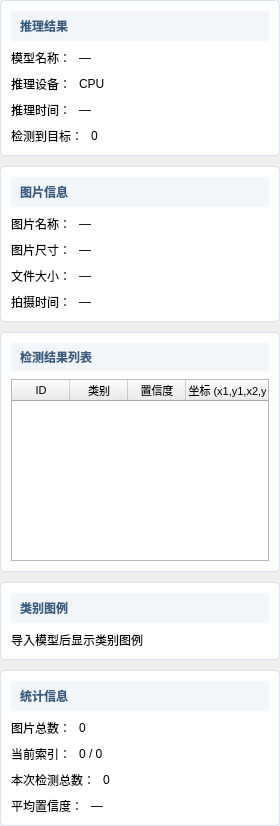
       <widget class="QWidget" name="rightPanel">
        <property name="geometry">
         <rect>
          <x>0</x>
          <y>0</y>
          <width>280</width>
          <height>826</height>
         </rect>
        </property>
        <property name="minimumSize">
         <size>
          <width>280</width>
          <height>760</height>
         </size>
        </property>
        <property name="maximumSize">
         <size>
          <width>300</width>
          <height>16777215</height>
         </size>
        </property>
        <layout class="QVBoxLayout" name="rightPanelLayout" stretch="0,0,1,0,0">
         <property name="spacing">
          <number>10</number>
         </property>
         <property name="leftMargin">
          <number>0</number>
         </property>
         <property name="topMargin">
          <number>0</number>
         </property>
         <property name="rightMargin">
          <number>0</number>
         </property>
         <property name="bottomMargin">
          <number>0</number>
         </property>
         <item>
          <widget class="QFrame" name="inferenceInfoCard">
           <property name="styleSheet">
            <string>QFrame#inferenceInfoCard { background: white; border: 1px solid #d9e2ed; border-radius: 5px; }</string>
           </property>
           <property name="frameShape">
            <enum>QFrame::Shape::StyledPanel</enum>
           </property>
           <layout class="QVBoxLayout" name="inferenceInfoCardLayout">
            <property name="spacing">
             <number>8</number>
            </property>
            <property name="leftMargin">
             <number>10</number>
            </property>
            <property name="topMargin">
             <number>10</number>
            </property>
            <property name="rightMargin">
             <number>10</number>
            </property>
            <property name="bottomMargin">
             <number>10</number>
            </property>
            <item>
             <widget class="QLabel" name="inferenceInfoCardTitle">
              <property name="minimumSize">
               <size>
                <width>0</width>
                <height>28</height>
               </size>
              </property>
              <property name="styleSheet">
               <string>font-weight: 600; color: #355b80; background: #f2f5f9; border: none; padding: 6px; min-height: 16px;</string>
              </property>
              <property name="text">
               <string>推理结果</string>
              </property>
             </widget>
            </item>
            <item>
             <layout class="QHBoxLayout" name="modelNameRow">
              <property name="spacing">
               <number>8</number>
              </property>
              <property name="leftMargin">
               <number>0</number>
              </property>
              <property name="topMargin">
               <number>0</number>
              </property>
              <property name="rightMargin">
               <number>0</number>
              </property>
              <property name="bottomMargin">
               <number>0</number>
              </property>
              <item>
               <widget class="QLabel" name="modelNameCaption">
                <property name="text">
                 <string>模型名称：</string>
                </property>
               </widget>
              </item>
              <item>
               <widget class="QLabel" name="modelNameValue">
                <property name="sizePolicy">
                 <sizepolicy hsizetype="Expanding" vsizetype="Preferred">
                  <horstretch>0</horstretch>
                  <verstretch>0</verstretch>
                 </sizepolicy>
                </property>
                <property name="text">
                 <string>—</string>
                </property>
                <property name="textInteractionFlags">
                 <set>Qt::TextInteractionFlag::TextSelectableByMouse</set>
                </property>
               </widget>
              </item>
             </layout>
            </item>
            <item>
             <layout class="QHBoxLayout" name="deviceRow">
              <property name="spacing">
               <number>8</number>
              </property>
              <property name="leftMargin">
               <number>0</number>
              </property>
              <property name="topMargin">
               <number>0</number>
              </property>
              <property name="rightMargin">
               <number>0</number>
              </property>
              <property name="bottomMargin">
               <number>0</number>
              </property>
              <item>
               <widget class="QLabel" name="deviceCaption">
                <property name="text">
                 <string>推理设备：</string>
                </property>
               </widget>
              </item>
              <item>
               <widget class="QLabel" name="deviceValue">
                <property name="sizePolicy">
                 <sizepolicy hsizetype="Expanding" vsizetype="Preferred">
                  <horstretch>0</horstretch>
                  <verstretch>0</verstretch>
                 </sizepolicy>
                </property>
                <property name="text">
                 <string>CPU</string>
                </property>
                <property name="textInteractionFlags">
                 <set>Qt::TextInteractionFlag::TextSelectableByMouse</set>
                </property>
               </widget>
              </item>
             </layout>
            </item>
            <item>
             <layout class="QHBoxLayout" name="inferenceTimeRow">
              <property name="spacing">
               <number>8</number>
              </property>
              <property name="leftMargin">
               <number>0</number>
              </property>
              <property name="topMargin">
               <number>0</number>
              </property>
              <property name="rightMargin">
               <number>0</number>
              </property>
              <property name="bottomMargin">
               <number>0</number>
              </property>
              <item>
               <widget class="QLabel" name="inferenceTimeCaption">
                <property name="text">
                 <string>推理时间：</string>
                </property>
               </widget>
              </item>
              <item>
               <widget class="QLabel" name="inferenceTimeValue">
                <property name="sizePolicy">
                 <sizepolicy hsizetype="Expanding" vsizetype="Preferred">
                  <horstretch>0</horstretch>
                  <verstretch>0</verstretch>
                 </sizepolicy>
                </property>
                <property name="text">
                 <string>—</string>
                </property>
                <property name="textInteractionFlags">
                 <set>Qt::TextInteractionFlag::TextSelectableByMouse</set>
                </property>
               </widget>
              </item>
             </layout>
            </item>
            <item>
             <layout class="QHBoxLayout" name="detectionCountRow">
              <property name="spacing">
               <number>8</number>
              </property>
              <property name="leftMargin">
               <number>0</number>
              </property>
              <property name="topMargin">
               <number>0</number>
              </property>
              <property name="rightMargin">
               <number>0</number>
              </property>
              <property name="bottomMargin">
               <number>0</number>
              </property>
              <item>
               <widget class="QLabel" name="detectionCountCaption">
                <property name="text">
                 <string>检测到目标：</string>
                </property>
               </widget>
              </item>
              <item>
               <widget class="QLabel" name="detectionCountValue">
                <property name="sizePolicy">
                 <sizepolicy hsizetype="Expanding" vsizetype="Preferred">
                  <horstretch>0</horstretch>
                  <verstretch>0</verstretch>
                 </sizepolicy>
                </property>
                <property name="text">
                 <string>0</string>
                </property>
                <property name="textInteractionFlags">
                 <set>Qt::TextInteractionFlag::TextSelectableByMouse</set>
                </property>
               </widget>
              </item>
             </layout>
            </item>
           </layout>
          </widget>
         </item>
         <item>
          <widget class="QFrame" name="imageInfoCard">
           <property name="styleSheet">
            <string>QFrame#imageInfoCard { background: white; border: 1px solid #d9e2ed; border-radius: 5px; }</string>
           </property>
           <property name="frameShape">
            <enum>QFrame::Shape::StyledPanel</enum>
           </property>
           <layout class="QVBoxLayout" name="imageInfoCardLayout">
            <property name="spacing">
             <number>8</number>
            </property>
            <property name="leftMargin">
             <number>10</number>
            </property>
            <property name="topMargin">
             <number>10</number>
            </property>
            <property name="rightMargin">
             <number>10</number>
            </property>
            <property name="bottomMargin">
             <number>10</number>
            </property>
            <item>
             <widget class="QLabel" name="imageInfoCardTitle">
              <property name="minimumSize">
               <size>
                <width>0</width>
                <height>28</height>
               </size>
              </property>
              <property name="styleSheet">
               <string>font-weight: 600; color: #355b80; background: #f2f5f9; border: none; padding: 6px; min-height: 16px;</string>
              </property>
              <property name="text">
               <string>图片信息</string>
              </property>
             </widget>
            </item>
            <item>
             <layout class="QHBoxLayout" name="imageNameRow">
              <property name="spacing">
               <number>8</number>
              </property>
              <property name="leftMargin">
               <number>0</number>
              </property>
              <property name="topMargin">
               <number>0</number>
              </property>
              <property name="rightMargin">
               <number>0</number>
              </property>
              <property name="bottomMargin">
               <number>0</number>
              </property>
              <item>
               <widget class="QLabel" name="imageNameCaption">
                <property name="text">
                 <string>图片名称：</string>
                </property>
               </widget>
              </item>
              <item>
               <widget class="QLabel" name="imageNameValue">
                <property name="sizePolicy">
                 <sizepolicy hsizetype="Expanding" vsizetype="Preferred">
                  <horstretch>0</horstretch>
                  <verstretch>0</verstretch>
                 </sizepolicy>
                </property>
                <property name="text">
                 <string>—</string>
                </property>
                <property name="textInteractionFlags">
                 <set>Qt::TextInteractionFlag::TextSelectableByMouse</set>
                </property>
               </widget>
              </item>
             </layout>
            </item>
            <item>
             <layout class="QHBoxLayout" name="imageSizeRow">
              <property name="spacing">
               <number>8</number>
              </property>
              <property name="leftMargin">
               <number>0</number>
              </property>
              <property name="topMargin">
               <number>0</number>
              </property>
              <property name="rightMargin">
               <number>0</number>
              </property>
              <property name="bottomMargin">
               <number>0</number>
              </property>
              <item>
               <widget class="QLabel" name="imageSizeCaption">
                <property name="text">
                 <string>图片尺寸：</string>
                </property>
               </widget>
              </item>
              <item>
               <widget class="QLabel" name="imageSizeValue">
                <property name="sizePolicy">
                 <sizepolicy hsizetype="Expanding" vsizetype="Preferred">
                  <horstretch>0</horstretch>
                  <verstretch>0</verstretch>
                 </sizepolicy>
                </property>
                <property name="text">
                 <string>—</string>
                </property>
                <property name="textInteractionFlags">
                 <set>Qt::TextInteractionFlag::TextSelectableByMouse</set>
                </property>
               </widget>
              </item>
             </layout>
            </item>
            <item>
             <layout class="QHBoxLayout" name="fileSizeRow">
              <property name="spacing">
               <number>8</number>
              </property>
              <property name="leftMargin">
               <number>0</number>
              </property>
              <property name="topMargin">
               <number>0</number>
              </property>
              <property name="rightMargin">
               <number>0</number>
              </property>
              <property name="bottomMargin">
               <number>0</number>
              </property>
              <item>
               <widget class="QLabel" name="fileSizeCaption">
                <property name="text">
                 <string>文件大小：</string>
                </property>
               </widget>
              </item>
              <item>
               <widget class="QLabel" name="fileSizeValue">
                <property name="sizePolicy">
                 <sizepolicy hsizetype="Expanding" vsizetype="Preferred">
                  <horstretch>0</horstretch>
                  <verstretch>0</verstretch>
                 </sizepolicy>
                </property>
                <property name="text">
                 <string>—</string>
                </property>
                <property name="textInteractionFlags">
                 <set>Qt::TextInteractionFlag::TextSelectableByMouse</set>
                </property>
               </widget>
              </item>
             </layout>
            </item>
            <item>
             <layout class="QHBoxLayout" name="captureTimeRow">
              <property name="spacing">
               <number>8</number>
              </property>
              <property name="leftMargin">
               <number>0</number>
              </property>
              <property name="topMargin">
               <number>0</number>
              </property>
              <property name="rightMargin">
               <number>0</number>
              </property>
              <property name="bottomMargin">
               <number>0</number>
              </property>
              <item>
               <widget class="QLabel" name="captureTimeCaption">
                <property name="text">
                 <string>拍摄时间：</string>
                </property>
               </widget>
              </item>
              <item>
               <widget class="QLabel" name="captureTimeValue">
                <property name="sizePolicy">
                 <sizepolicy hsizetype="Expanding" vsizetype="Preferred">
                  <horstretch>0</horstretch>
                  <verstretch>0</verstretch>
                 </sizepolicy>
                </property>
                <property name="text">
                 <string>—</string>
                </property>
                <property name="textInteractionFlags">
                 <set>Qt::TextInteractionFlag::TextSelectableByMouse</set>
                </property>
               </widget>
              </item>
             </layout>
            </item>
           </layout>
          </widget>
         </item>
         <item>
          <widget class="QFrame" name="detectionsCard">
           <property name="styleSheet">
            <string>QFrame#detectionsCard { background: white; border: 1px solid #d9e2ed; border-radius: 5px; }</string>
           </property>
           <property name="frameShape">
            <enum>QFrame::Shape::StyledPanel</enum>
           </property>
           <layout class="QVBoxLayout" name="detectionsCardLayout">
            <property name="spacing">
             <number>8</number>
            </property>
            <property name="leftMargin">
             <number>10</number>
            </property>
            <property name="topMargin">
             <number>10</number>
            </property>
            <property name="rightMargin">
             <number>10</number>
            </property>
            <property name="bottomMargin">
             <number>10</number>
            </property>
            <item>
             <widget class="QLabel" name="detectionsCardTitle">
              <property name="minimumSize">
               <size>
                <width>0</width>
                <height>28</height>
               </size>
              </property>
              <property name="styleSheet">
               <string>font-weight: 600; color: #355b80; background: #f2f5f9; border: none; padding: 6px; min-height: 16px;</string>
              </property>
              <property name="text">
               <string>检测结果列表</string>
              </property>
             </widget>
            </item>
            <item>
             <widget class="QTableWidget" name="detectionsTableWidget">
              <property name="minimumSize">
               <size>
                <width>0</width>
                <height>130</height>
               </size>
              </property>
              <property name="styleSheet">
               <string>font-size: 11px; gridline-color: #e2e8f0;</string>
              </property>
              <property name="editTriggers">
               <set>QAbstractItemView::EditTrigger::NoEditTriggers</set>
              </property>
              <property name="alternatingRowColors">
               <bool>true</bool>
              </property>
              <property name="selectionMode">
               <enum>QAbstractItemView::SelectionMode::SingleSelection</enum>
              </property>
              <property name="selectionBehavior">
               <enum>QAbstractItemView::SelectionBehavior::SelectRows</enum>
              </property>
              <property name="showGrid">
               <bool>true</bool>
              </property>
              <attribute name="horizontalHeaderDefaultSectionSize">
               <number>58</number>
              </attribute>
              <attribute name="horizontalHeaderStretchLastSection">
               <bool>true</bool>
              </attribute>
              <attribute name="verticalHeaderVisible">
               <bool>false</bool>
              </attribute>
              <column>
               <property name="text">
                <string>ID</string>
               </property>
              </column>
              <column>
               <property name="text">
                <string>类别</string>
               </property>
              </column>
              <column>
               <property name="text">
                <string>置信度</string>
               </property>
              </column>
              <column>
               <property name="text">
                <string>框坐标 (x1,y1,x2,y2)</string>
               </property>
              </column>
             </widget>
            </item>
           </layout>
          </widget>
         </item>
         <item>
          <widget class="QFrame" name="classLegendCard">
           <property name="styleSheet">
            <string>QFrame#classLegendCard { background: white; border: 1px solid #d9e2ed; border-radius: 5px; }</string>
           </property>
           <property name="frameShape">
            <enum>QFrame::Shape::StyledPanel</enum>
           </property>
           <layout class="QVBoxLayout" name="classLegendCardLayout">
            <property name="spacing">
             <number>8</number>
            </property>
            <property name="leftMargin">
             <number>10</number>
            </property>
            <property name="topMargin">
             <number>10</number>
            </property>
            <property name="rightMargin">
             <number>10</number>
            </property>
            <property name="bottomMargin">
             <number>10</number>
            </property>
            <item>
             <widget class="QLabel" name="classLegendCardTitle">
              <property name="minimumSize">
               <size>
                <width>0</width>
                <height>28</height>
               </size>
              </property>
              <property name="styleSheet">
               <string>font-weight: 600; color: #355b80; background: #f2f5f9; border: none; padding: 6px; min-height: 16px;</string>
              </property>
              <property name="text">
               <string>类别图例</string>
              </property>
             </widget>
            </item>
            <item>
             <widget class="QLabel" name="classLegendPlaceholderLabel">
              <property name="text">
               <string>导入模型后显示类别图例</string>
              </property>
              <property name="wordWrap">
               <bool>true</bool>
              </property>
             </widget>
            </item>
           </layout>
          </widget>
         </item>
         <item>
          <widget class="QFrame" name="statisticsCard">
           <property name="styleSheet">
            <string>QFrame#statisticsCard { background: white; border: 1px solid #d9e2ed; border-radius: 5px; }</string>
           </property>
           <property name="frameShape">
            <enum>QFrame::Shape::StyledPanel</enum>
           </property>
           <layout class="QVBoxLayout" name="statisticsCardLayout">
            <property name="spacing">
             <number>8</number>
            </property>
            <property name="leftMargin">
             <number>10</number>
            </property>
            <property name="topMargin">
             <number>10</number>
            </property>
            <property name="rightMargin">
             <number>10</number>
            </property>
            <property name="bottomMargin">
             <number>10</number>
            </property>
            <item>
             <widget class="QLabel" name="statisticsCardTitle">
              <property name="minimumSize">
               <size>
                <width>0</width>
                <height>28</height>
               </size>
              </property>
              <property name="styleSheet">
               <string>font-weight: 600; color: #355b80; background: #f2f5f9; border: none; padding: 6px; min-height: 16px;</string>
              </property>
              <property name="text">
               <string>统计信息</string>
              </property>
             </widget>
            </item>
            <item>
             <layout class="QHBoxLayout" name="totalImagesRow">
              <property name="spacing">
               <number>8</number>
              </property>
              <property name="leftMargin">
               <number>0</number>
              </property>
              <property name="topMargin">
               <number>0</number>
              </property>
              <property name="rightMargin">
               <number>0</number>
              </property>
              <property name="bottomMargin">
               <number>0</number>
              </property>
              <item>
               <widget class="QLabel" name="totalImagesCaption">
                <property name="text">
                 <string>图片总数：</string>
                </property>
               </widget>
              </item>
              <item>
               <widget class="QLabel" name="totalImagesValue">
                <property name="sizePolicy">
                 <sizepolicy hsizetype="Expanding" vsizetype="Preferred">
                  <horstretch>0</horstretch>
                  <verstretch>0</verstretch>
                 </sizepolicy>
                </property>
                <property name="text">
                 <string>0</string>
                </property>
                <property name="textInteractionFlags">
                 <set>Qt::TextInteractionFlag::TextSelectableByMouse</set>
                </property>
               </widget>
              </item>
             </layout>
            </item>
            <item>
             <layout class="QHBoxLayout" name="currentIndexRow">
              <property name="spacing">
               <number>8</number>
              </property>
              <property name="leftMargin">
               <number>0</number>
              </property>
              <property name="topMargin">
               <number>0</number>
              </property>
              <property name="rightMargin">
               <number>0</number>
              </property>
              <property name="bottomMargin">
               <number>0</number>
              </property>
              <item>
               <widget class="QLabel" name="currentIndexCaption">
                <property name="text">
                 <string>当前索引：</string>
                </property>
               </widget>
              </item>
              <item>
               <widget class="QLabel" name="currentIndexValue">
                <property name="sizePolicy">
                 <sizepolicy hsizetype="Expanding" vsizetype="Preferred">
                  <horstretch>0</horstretch>
                  <verstretch>0</verstretch>
                 </sizepolicy>
                </property>
                <property name="text">
                 <string>0 / 0</string>
                </property>
                <property name="textInteractionFlags">
                 <set>Qt::TextInteractionFlag::TextSelectableByMouse</set>
                </property>
               </widget>
              </item>
             </layout>
            </item>
            <item>
             <layout class="QHBoxLayout" name="totalDetectionsRow">
              <property name="spacing">
               <number>8</number>
              </property>
              <property name="leftMargin">
               <number>0</number>
              </property>
              <property name="topMargin">
               <number>0</number>
              </property>
              <property name="rightMargin">
               <number>0</number>
              </property>
              <property name="bottomMargin">
               <number>0</number>
              </property>
              <item>
               <widget class="QLabel" name="totalDetectionsCaption">
                <property name="text">
                 <string>本次检测总数：</string>
                </property>
               </widget>
              </item>
              <item>
               <widget class="QLabel" name="totalDetectionsValue">
                <property name="sizePolicy">
                 <sizepolicy hsizetype="Expanding" vsizetype="Preferred">
                  <horstretch>0</horstretch>
                  <verstretch>0</verstretch>
                 </sizepolicy>
                </property>
                <property name="text">
                 <string>0</string>
                </property>
                <property name="textInteractionFlags">
                 <set>Qt::TextInteractionFlag::TextSelectableByMouse</set>
                </property>
               </widget>
              </item>
             </layout>
            </item>
            <item>
             <layout class="QHBoxLayout" name="averageConfidenceRow">
              <property name="spacing">
               <number>8</number>
              </property>
              <property name="leftMargin">
               <number>0</number>
              </property>
              <property name="topMargin">
               <number>0</number>
              </property>
              <property name="rightMargin">
               <number>0</number>
              </property>
              <property name="bottomMargin">
               <number>0</number>
              </property>
              <item>
               <widget class="QLabel" name="averageConfidenceCaption">
                <property name="text">
                 <string>平均置信度：</string>
                </property>
               </widget>
              </item>
              <item>
               <widget class="QLabel" name="averageConfidenceValue">
                <property name="sizePolicy">
                 <sizepolicy hsizetype="Expanding" vsizetype="Preferred">
                  <horstretch>0</horstretch>
                  <verstretch>0</verstretch>
                 </sizepolicy>
                </property>
                <property name="text">
                 <string>—</string>
                </property>
                <property name="textInteractionFlags">
                 <set>Qt::TextInteractionFlag::TextSelectableByMouse</set>
                </property>
               </widget>
              </item>
             </layout>
            </item>
           </layout>
          </widget>
         </item>
        </layout>
       </widget>
